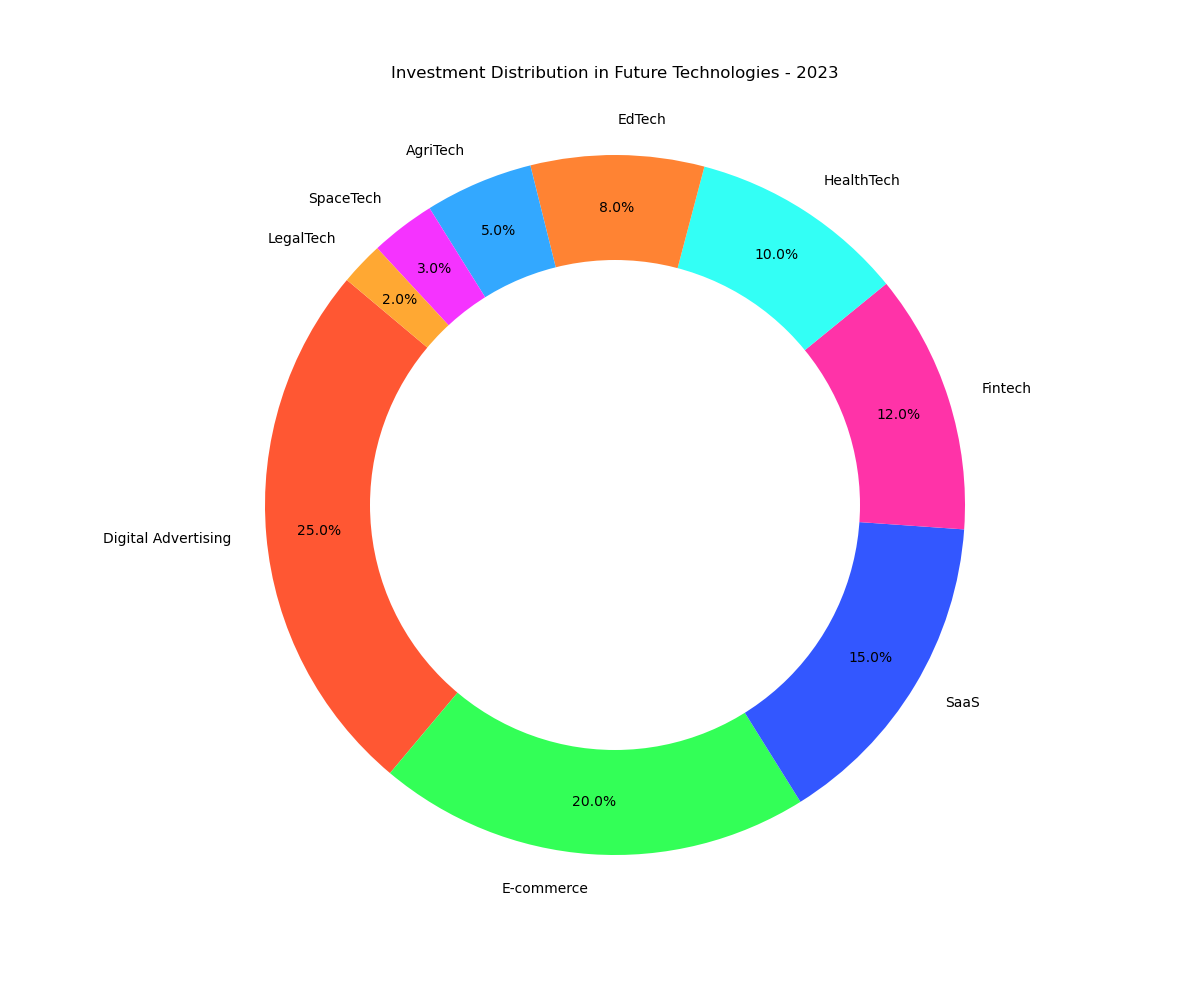

This figure's Python source:

import matplotlib.pyplot as plt

# Data for the pie chart
categories = ['Digital Advertising', 'E-commerce', 'SaaS', 'Fintech', 'HealthTech', 'EdTech', 'AgriTech', 'SpaceTech', 'LegalTech']
percentages = [25.0, 20.0, 15.0, 12.0, 10.0, 8.0, 5.0, 3.0, 2.0]

# Colors for each section of the pie chart
colors = ['#FF5733', '#33FF57', '#3357FF', '#FF33A8', '#33FFF5', '#FF8333', '#33A8FF', '#F533FF', '#FFA833']

# Create a pie chart
plt.figure(figsize=(12, 10))  # Modify the size of the chart
plt.pie(percentages, labels=categories, colors=colors, startangle=140, autopct='%1.1f%%', pctdistance=0.85)

# Draw a circle at the center to turn the pie chart into a donut chart
centre_circle = plt.Circle((0, 0), 0.70, fc='white')
fig = plt.gcf()
fig.gca().add_artist(centre_circle)

# Set the title of the chart
plt.title('Investment Distribution in Future Technologies - 2023', pad=30)

# Equal aspect ratio ensures that pie is drawn as a circle
plt.axis('equal')

# Show the chart
plt.show()
